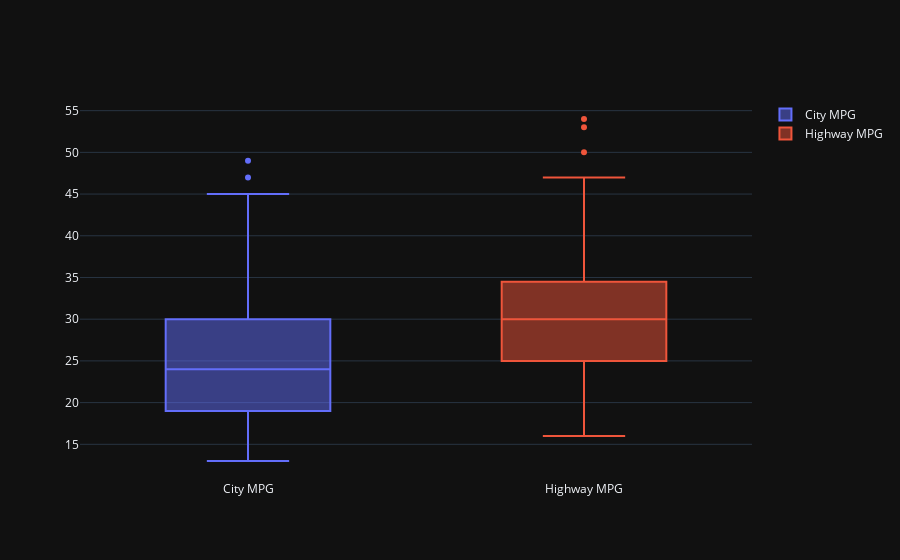

Source (notebook cell):
### Code cell
trace0 = go.Box(
    y=auto_data['city-mpg'],
    name='City MPG'
)
trace1 = go.Box(
    y=auto_data['highway-mpg'],
    name='Highway MPG'
)
data = [trace0, trace1]
offline.iplot(data)

### Figure 1 — Plotly figure (JSON) as saved in the notebook; plotly's stock layout.template omitted (floating-point values rounded to 4 significant figures; data arrays with more than 128 entries replaced by an {"elided": "..."} marker saying what was removed)
{"data": [{"name": "City MPG", "y": {"elided": "205 int values"}, "type": "box"}, {"name": "Highway MPG", "y": {"elided": "205 int values"}, "type": "box"}], "layout": {}}
